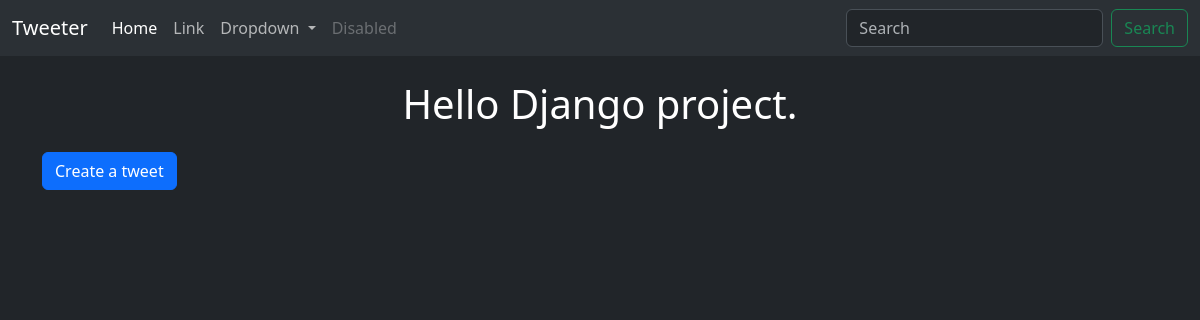
Page /tweet/ on the earlier database version.
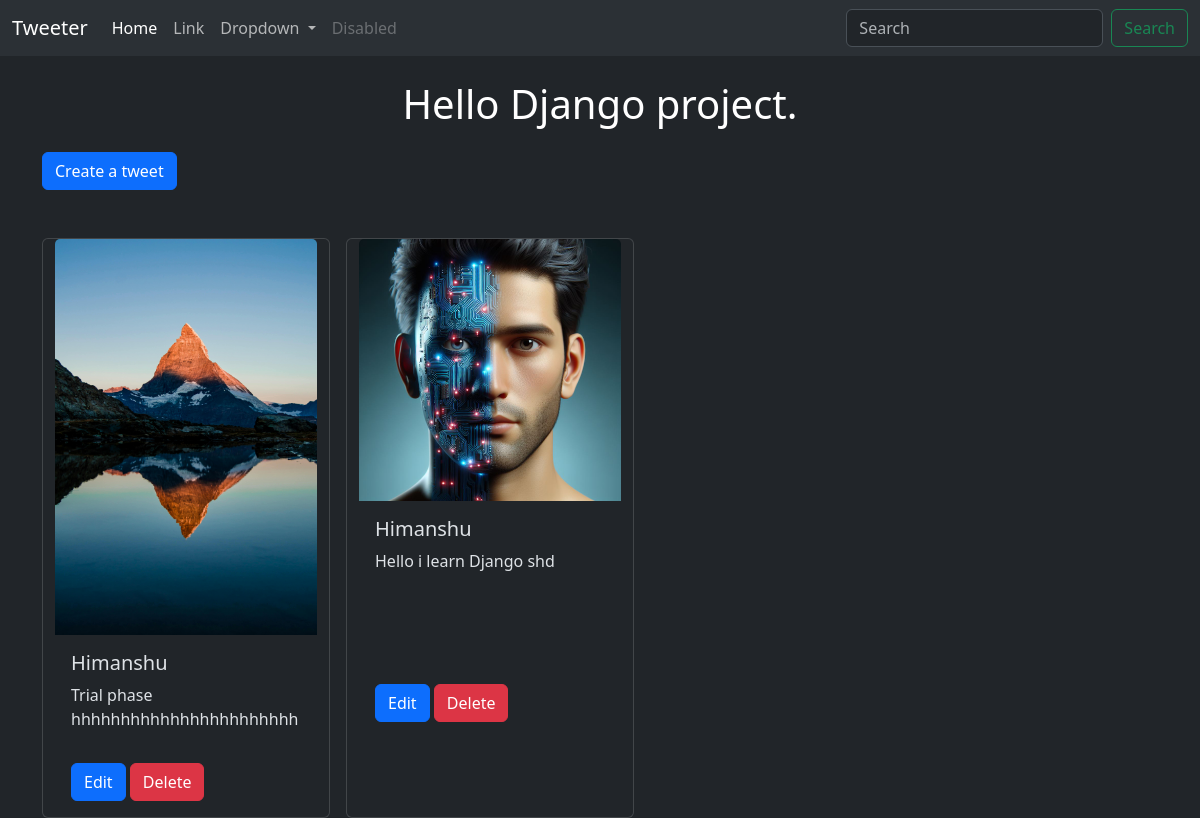
Same page on the later database version.
### tweet/models.py (models this page shows, shortened)
class Tweet(models.Model):
    user=models.ForeignKey(User,on_delete=models.CASCADE)
    text=models.TextField(max_length=300)
    photo=models.ImageField(upload_to='photos/',blank=True,null=True)
    video=models.FileField(upload_to='videos/',blank=True,null=True)
    created_at=models.DateTimeField(auto_now_add=True)
    updated_at=models.DateTimeField(auto_now=True)

### tweet/views.py (the view)
# urls.py: path('', views.tweet_list,name='tweet_list'),
def tweet_list(request):
    tweets=Tweet.objects.all().order_by('-created_at')
    return render(request,'tweet_list.html',{'tweets':tweets})

### tweet/templates/tweet_list.html (shortened to what this page needs)
{% extends "layout.html" %}
{% block content %}
<h1 class="text-center text-white m-4">Hello Django project.</h1>
<a class="btn btn-primary mb-5" href="{%  url "tweet_create"  %}">Create a tweet</a>
<div class="container row gap-3">
{% for tweet in tweets %}
<div class="card" style="width: 18rem;">
  <img src="{{tweet.photo.url}}" class="card-img-top" alt="...">
  <div class="card-body">
    <h5 class="card-title">{{tweet.user.username}}</h5>
    <p class="card-text">{{tweet.text}}</p>
  </div>
  <div class="card-body">
    <a href="{% url 'tweet_edit' tweet.id%}" class="btn btn-primary">Edit</a>
    <a href="{% url 'tweet_delete' tweet.id %}" class="btn btn-danger">Delete</a>
  </div>
</div>
{% endfor %}
</div>
{% endblock %}

### templates/layout.html (shortened to what this page needs)
{% load static %}
<!doctype html>
<html lang="en" data-bs-theme="dark">
  <head>
     <link href="https://cdn.jsdelivr.net/npm/bootstrap@5.3.8/dist/css/bootstrap.min.css" rel="stylesheet">
  </head>
  </head>
  <body  >
    <nav class="navbar navbar-expand-lg bg-body-tertiary">
  <div class="container-fluid">
    <a class="navbar-brand" href="#">Tweeter</a>
    <div class="collapse navbar-collapse" id="navbarSupportedContent">
      <ul class="navbar-nav me-auto mb-2 mb-lg-0">
        <li class="nav-item">
          <a class="nav-link active" aria-current="page" href="#">Home</a>
        </li>
        <li class="nav-item">
          <a class="nav-link" href="#">Link</a>
        </li>
        <li class="nav-item dropdown">
          <a class="nav-link dropdown-toggle" href="#" role="button" data-bs-toggle="dropdown" aria-expanded="false">
            Dropdown
          </a>
        </li>
        <li class="nav-item">
          <a class="nav-link disabled" aria-disabled="true">Disabled</a>
        </li>
      </ul>
      <form class="d-flex" role="search">
        <input class="form-control me-2" type="search" placeholder="Search" aria-label="Search"/>
        <button class="btn btn-outline-success" type="submit">Search</button>
      </form>
    </div>
  </div>
</nav>
    <div class="container">
      {% block content %}{% endblock %}
    </div>
  </body>
</html>

Differences in the rows shown:
added Tweet: photo (picture), user.username "Himanshu", text "Trial phase hhhhhhhhhhhhhhhhhhhhhhh"
added Tweet: photo (picture), user.username "Himanshu", text "Hello i learn Django shd"
